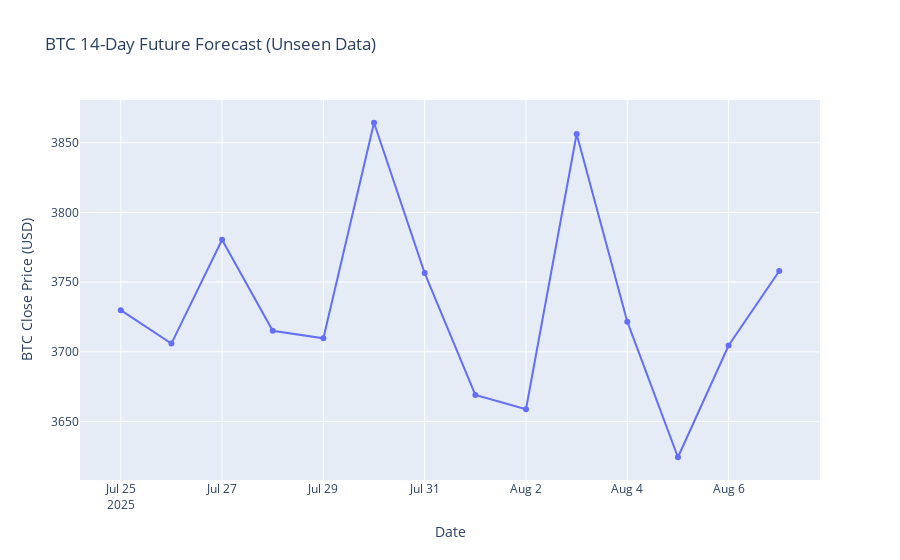
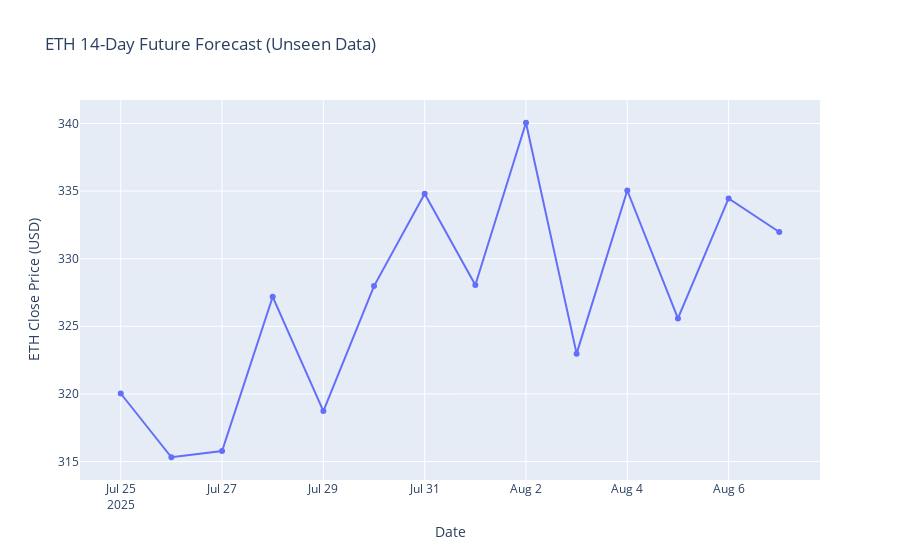
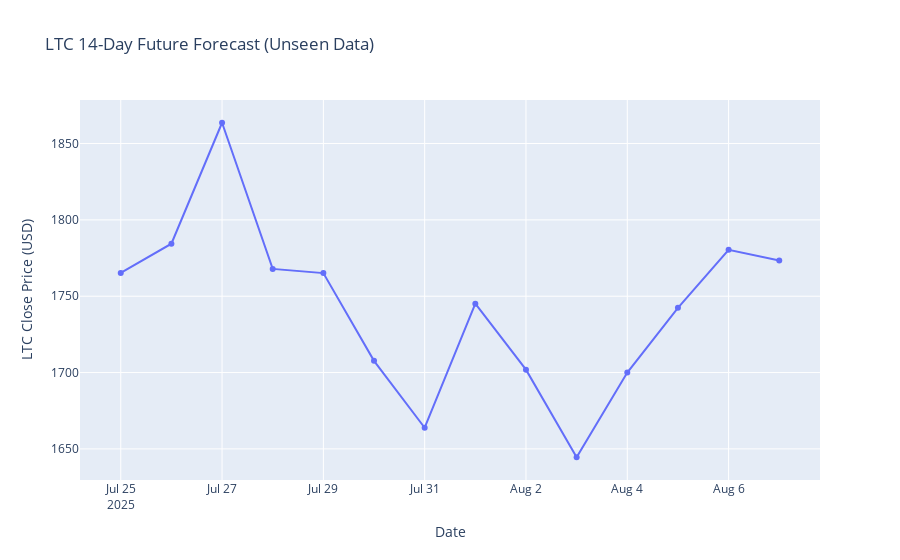
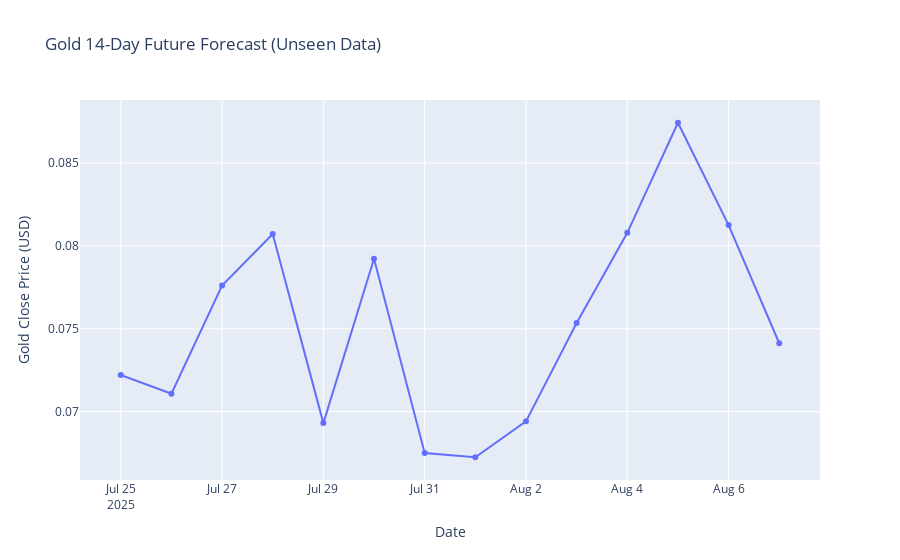

Source (notebook cell) for these figures, in order:
### Markdown cell above
Main Training Looping all coins

### Code cell
from tensorflow.keras.wrappers.scikit_learn import KerasRegressor
from sklearn.model_selection import RandomizedSearchCV, TimeSeriesSplit

for coin, info in coins.items():
    print(f"\n====== Processing {coin} ======")
    target_col = info['col']
    col_index = scaled_df.columns.get_loc(target_col)
    
    # Create sliding windows
    X, Y = create_sliding_window(scaled_df, lookback, forecast_horizon, feature_cols, target_col)
    split = int(0.8 * len(X))
    X_train, X_test = X[:split], X[split:]
    Y_train, Y_test = Y[:split], Y[split:]
    Y_train_flat = Y_train.reshape(-1, forecast_horizon)
    Y_test_flat = Y_test.reshape(-1, forecast_horizon)
    
    # Model builder for RandomizedSearchCV
    def model_builder(lstm_units=64, conv_filters=32, kernel_size=3, dropout=0.2, lr=0.001):
        model = Sequential()
        model.add(Conv1D(filters=conv_filters, kernel_size=kernel_size, activation='relu', input_shape=(lookback, len(feature_cols))))
        model.add(LSTM(lstm_units))
        model.add(Dropout(dropout))
        model.add(Dense(forecast_horizon))
        model.compile(optimizer='adam', loss='mse')
        return model

    keras_reg = KerasRegressor(build_fn=model_builder, verbose=0)

    # Define hyperparameter search space
    param_dist = {
        "lstm_units": [32, 64],
        "conv_filters": [16, 32, 64],
        "kernel_size": [2, 3, 5],
        "dropout": [0.1, 0.2],
        "batch_size": [16, 32],
        "epochs": [10, 15]
    }
    tscv = TimeSeriesSplit(n_splits=3)
    search = RandomizedSearchCV(
        keras_reg, param_distributions=param_dist, n_iter=4,
        cv=tscv, verbose=2, n_jobs=1
    )
    search.fit(X_train, Y_train_flat)
    print(f"Best hyperparameters for {coin}:", search.best_params_)
    
    # Retrain the best model
    best = search.best_params_
    best_model = model_builder(
        lstm_units=best["lstm_units"],
        conv_filters=best["conv_filters"],
        kernel_size=best["kernel_size"],
        dropout=best["dropout"],
        lr=0.001,   # Learning rate is fixed for simplicity
    )
    best_model.fit(
        X_train, Y_train_flat,
        epochs=best["epochs"],
        batch_size=best["batch_size"],
        verbose=2
    )
    
    # Evaluation of the model
    y_pred = best_model.predict(X_test).reshape(-1, forecast_horizon)
    true_unscaled = inverse_close(Y_test_flat, scaler, col_index)
    pred_unscaled = inverse_close(y_pred, scaler, col_index)
    mae = mean_absolute_error(true_unscaled, pred_unscaled)
    rmse = mean_squared_error(true_unscaled, pred_unscaled, squared=False)
    r2 = r2_score(true_unscaled, pred_unscaled)
    print(f"{coin} MAE: {mae:.2f} | RMSE: {rmse:.2f} | R2: {r2:.4f}")
    
    # Plotting the backtest 
    plt.figure(figsize=(14, 7))
    plt.plot(true_unscaled, label='True')
    plt.plot(pred_unscaled, label='Predicted')
    plt.title(f"{coin} Close Price: 14 Days Forecast")
    plt.xlabel('Days')
    plt.ylabel('Close Price')
    plt.legend()
    plt.show()
    
    # Future forecast(14 days)
    last_window = scaled_df[feature_cols].iloc[-lookback:].values.reshape(1, lookback, len(feature_cols))
    future_scaled = best_model.predict(last_window).reshape(forecast_horizon)
    future_unscaled = inverse_close(future_scaled, scaler, col_index).flatten()
    last_date = scaled_df['Date'].iloc[-1]
    future_dates = pd.date_range(last_date + timedelta(days=1), periods=forecast_horizon)
    
    import plotly.graph_objects as go

    # Plotting future forecast
    fig = go.Figure()
    fig.add_trace(go.Scatter(x=future_dates, y=future_unscaled, mode='lines+markers', name=f'{coin} Forecast (next 14d)'))
    fig.update_layout(title=f'{coin} 14-Day Future Forecast (Unseen Data)', xaxis_title='Date', yaxis_title=f'{coin} Close Price (USD)')
    fig.show()

    # Saving the model
    best_model.save(f"{coin.lower()}_conv_lstm_14d_model.h5")
    print(f"Saved Conv-LSTM model for {coin}")

### Figure 1 — Plotly figure (JSON) as saved in the notebook; plotly's stock layout.template omitted (floating-point values rounded to 4 significant figures)
{"data": [{"mode": "lines+markers", "name": "BTC Forecast (next 14d)", "type": "scatter", "x": ["2025-07-25T00:00:00", "2025-07-26T00:00:00", "2025-07-27T00:00:00", "2025-07-28T00:00:00", "2025-07-29T00:00:00", "2025-07-30T00:00:00", "2025-07-31T00:00:00", "2025-08-01T00:00:00", "2025-08-02T00:00:00", "2025-08-03T00:00:00", "2025-08-04T00:00:00", "2025-08-05T00:00:00", "2025-08-06T00:00:00", "2025-08-07T00:00:00"], "y": [3730.0, 3706.0, 3780.0, 3715.0, 3710.0, 3864.0, 3757.0, 3669.0, 3659.0, 3856.0, 3722.0, 3624.0, 3705.0, 3758.0]}], "layout": {"title": {"text": "BTC 14-Day Future Forecast (Unseen Data)"}, "xaxis": {"title": {"text": "Date"}}, "yaxis": {"title": {"text": "BTC Close Price (USD)"}}}}

### Figure 2 — Plotly figure (JSON) as saved in the notebook; plotly's stock layout.template omitted (floating-point values rounded to 4 significant figures)
{"data": [{"mode": "lines+markers", "name": "ETH Forecast (next 14d)", "type": "scatter", "x": ["2025-07-25T00:00:00", "2025-07-26T00:00:00", "2025-07-27T00:00:00", "2025-07-28T00:00:00", "2025-07-29T00:00:00", "2025-07-30T00:00:00", "2025-07-31T00:00:00", "2025-08-01T00:00:00", "2025-08-02T00:00:00", "2025-08-03T00:00:00", "2025-08-04T00:00:00", "2025-08-05T00:00:00", "2025-08-06T00:00:00", "2025-08-07T00:00:00"], "y": [320.0, 315.3, 315.8, 327.2, 318.7, 328.0, 334.8, 328.1, 340.1, 323.0, 335.0, 325.6, 334.5, 332.0]}], "layout": {"title": {"text": "ETH 14-Day Future Forecast (Unseen Data)"}, "xaxis": {"title": {"text": "Date"}}, "yaxis": {"title": {"text": "ETH Close Price (USD)"}}}}

### Figure 3 — Plotly figure (JSON) as saved in the notebook; plotly's stock layout.template omitted (floating-point values rounded to 4 significant figures)
{"data": [{"mode": "lines+markers", "name": "LTC Forecast (next 14d)", "type": "scatter", "x": ["2025-07-25T00:00:00", "2025-07-26T00:00:00", "2025-07-27T00:00:00", "2025-07-28T00:00:00", "2025-07-29T00:00:00", "2025-07-30T00:00:00", "2025-07-31T00:00:00", "2025-08-01T00:00:00", "2025-08-02T00:00:00", "2025-08-03T00:00:00", "2025-08-04T00:00:00", "2025-08-05T00:00:00", "2025-08-06T00:00:00", "2025-08-07T00:00:00"], "y": [1765.0, 1784.0, 1864.0, 1768.0, 1765.0, 1708.0, 1664.0, 1745.0, 1702.0, 1645.0, 1700.0, 1742.0, 1780.0, 1773.0]}], "layout": {"title": {"text": "LTC 14-Day Future Forecast (Unseen Data)"}, "xaxis": {"title": {"text": "Date"}}, "yaxis": {"title": {"text": "LTC Close Price (USD)"}}}}

### Figure 4 — Plotly figure (JSON) as saved in the notebook; plotly's stock layout.template omitted (floating-point values rounded to 4 significant figures)
{"data": [{"mode": "lines+markers", "name": "Gold Forecast (next 14d)", "type": "scatter", "x": ["2025-07-25T00:00:00", "2025-07-26T00:00:00", "2025-07-27T00:00:00", "2025-07-28T00:00:00", "2025-07-29T00:00:00", "2025-07-30T00:00:00", "2025-07-31T00:00:00", "2025-08-01T00:00:00", "2025-08-02T00:00:00", "2025-08-03T00:00:00", "2025-08-04T00:00:00", "2025-08-05T00:00:00", "2025-08-06T00:00:00", "2025-08-07T00:00:00"], "y": [0.07221, 0.07108, 0.07761, 0.08072, 0.06931, 0.07923, 0.0675, 0.06725, 0.06941, 0.07535, 0.08079, 0.08743, 0.08126, 0.07413]}], "layout": {"title": {"text": "Gold 14-Day Future Forecast (Unseen Data)"}, "xaxis": {"title": {"text": "Date"}}, "yaxis": {"title": {"text": "Gold Close Price (USD)"}}}}
